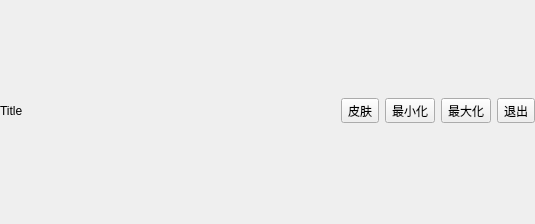
<?xml version="1.0" encoding="UTF-8"?>
<ui version="4.0">
 <class>FramelessWidget</class>
 <widget class="QWidget" name="FramelessWidget">
  <property name="geometry">
   <rect>
    <x>0</x>
    <y>0</y>
    <width>535</width>
    <height>224</height>
   </rect>
  </property>
  <property name="windowTitle">
   <string>MainWidget</string>
  </property>
  <layout class="QVBoxLayout" name="verticalLayout">
   <property name="leftMargin">
    <number>0</number>
   </property>
   <property name="topMargin">
    <number>9</number>
   </property>
   <property name="rightMargin">
    <number>0</number>
   </property>
   <item>
    <widget class="QWidget" name="titleWidget" native="true">
     <property name="minimumSize">
      <size>
       <width>0</width>
       <height>0</height>
      </size>
     </property>
     <property name="maximumSize">
      <size>
       <width>16777215</width>
       <height>40</height>
      </size>
     </property>
     <layout class="QHBoxLayout" name="horizontalLayout">
      <property name="leftMargin">
       <number>0</number>
      </property>
      <property name="topMargin">
       <number>0</number>
      </property>
      <property name="rightMargin">
       <number>0</number>
      </property>
      <property name="bottomMargin">
       <number>0</number>
      </property>
      <item>
       <widget class="QLabel" name="labelFramelessTitle">
        <property name="text">
         <string>Title</string>
        </property>
       </widget>
      </item>
      <item>
       <spacer name="horizontalSpacer">
        <property name="orientation">
         <enum>Qt::Horizontal</enum>
        </property>
        <property name="sizeHint" stdset="0">
         <size>
          <width>40</width>
          <height>20</height>
         </size>
        </property>
       </spacer>
      </item>
      <item>
       <widget class="QToolButton" name="toolButtonSkin">
        <property name="maximumSize">
         <size>
          <width>16777215</width>
          <height>16777215</height>
         </size>
        </property>
        <property name="text">
         <string>皮肤</string>
        </property>
       </widget>
      </item>
      <item>
       <widget class="QToolButton" name="toolButtonMinimized">
        <property name="maximumSize">
         <size>
          <width>16777215</width>
          <height>16777215</height>
         </size>
        </property>
        <property name="text">
         <string>最小化</string>
        </property>
       </widget>
      </item>
      <item>
       <widget class="QToolButton" name="toolButtonMaximized">
        <property name="maximumSize">
         <size>
          <width>16777215</width>
          <height>16777215</height>
         </size>
        </property>
        <property name="text">
         <string>最大化</string>
        </property>
       </widget>
      </item>
      <item>
       <widget class="QToolButton" name="toolButtonExit">
        <property name="maximumSize">
         <size>
          <width>16777215</width>
          <height>16777215</height>
         </size>
        </property>
        <property name="text">
         <string>退出</string>
        </property>
       </widget>
      </item>
     </layout>
    </widget>
   </item>
  </layout>
 </widget>
 <layoutdefault spacing="6" margin="11"/>
 <resources/>
 <connections/>
</ui>
